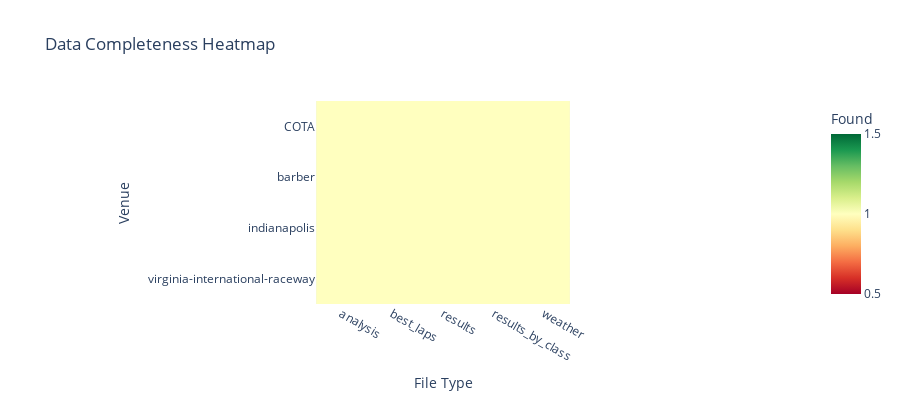

Notebook source saved alongside this figure:
### Code cell
# ============================================
# Visualization: Data Completeness Heatmap
# ============================================

pivot_data = validation_df.pivot_table(
    index='venue',
    columns='file_type',
    values='found',
    aggfunc='mean'
)

print("Data Completeness Heatmap Data:")
print("=" * 80)
print(pivot_data)
print()

import plotly.express as px

try:
    fig = px.imshow(
        pivot_data,
        labels=dict(x="File Type", y="Venue", color="Found"),
        title="Data Completeness Heatmap",
        color_continuous_scale="RdYlGn"
    )
    fig.update_layout(height=400)

    # Primary display
    show_plotly_fig(fig, "data_completeness_heatmap.html")

except Exception as e:
    error_msg = str(e).lower()

    if "nbformat" in error_msg:
        print("⚠ Interactive Plotly visualization requires nbformat in the environment.")
        print("   Fix: Restart kernel & run: pip install nbformat>=4.2.0")
        print("\nUsing matplotlib fallback...\n")

    elif "kaleido" in error_msg:
        print("⚠ Image export requires kaleido.")
        print("Using matplotlib fallback...\n")

    else:
        print("⚠ Plotly failed:", e)
        print("Using matplotlib fallback...\n")

    # Fallback to seaborn/matplotlib
    import matplotlib.pyplot as plt
    import seaborn as sns

    plt.figure(figsize=(12, 6))
    sns.heatmap(
        pivot_data,
        annot=True,
        fmt='.1f',
        cmap='RdYlGn',
        vmin=0,
        vmax=1,
        cbar_kws={'label': 'Found (1.0 = 100%)'},
        linewidths=0.5
    )
    plt.title("Data Completeness Heatmap", fontsize=14, fontweight='bold')
    plt.xlabel("File Type", fontsize=12)
    plt.ylabel("Venue", fontsize=12)
    plt.tight_layout()
    plt.show()

    # Also export Plotly HTML if possible
    try:
        print("\nAlso saving Plotly HTML version...")
        fig.write_html("data_completeness_heatmap.html")
        print("✓ Saved: data_completeness_heatmap.html")
    except Exception:
        pass

### Figure 1 — Plotly figure (JSON) as saved in the notebook; plotly's stock layout.template omitted (floating-point values rounded to 4 significant figures)
{"data": [{"coloraxis": "coloraxis", "hovertemplate": "File Type: %{x}<br>Venue: %{y}<br>Found: %{z}<extra></extra>", "name": "0", "type": "heatmap", "x": ["analysis", "best_laps", "results", "results_by_class", "weather"], "xaxis": "x", "y": ["COTA", "barber", "indianapolis", "virginia-international-raceway"], "yaxis": "y", "z": [[1.0, 1.0, 1.0, 1.0, 1.0], [1.0, 1.0, 1.0, 1.0, 1.0], [1.0, 1.0, 1.0, 1.0, 1.0], [1.0, 1.0, 1.0, 1.0, 1.0]]}], "layout": {"coloraxis": {"colorbar": {"title": {"text": "Found"}}, "colorscale": [[0, "rgb(165,0,38)"], [0.1, "rgb(215,48,39)"], [0.2, "rgb(244,109,67)"], [0.3, "rgb(253,174,97)"], [0.4, "rgb(254,224,139)"], [0.5, "rgb(255,255,191)"], [0.6, "rgb(217,239,139)"], [0.7, "rgb(166,217,106)"], [0.8, "rgb(102,189,99)"], [0.9, "rgb(26,152,80)"], [1, "rgb(0,104,55)"]]}, "height": 400, "title": {"text": "Data Completeness Heatmap"}, "xaxis": {"anchor": "y", "constrain": "domain", "domain": [0, 1], "scaleanchor": "y", "title": {"text": "File Type"}}, "yaxis": {"anchor": "x", "autorange": "reversed", "constrain": "domain", "domain": [0, 1], "title": {"text": "Venue"}}}}
